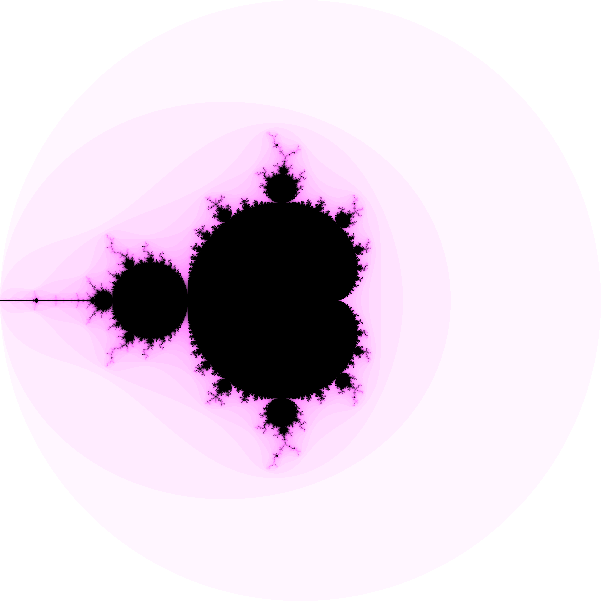
Frame 1 (no input)
Frame 60 (the mouse pressed at the canvas centre just before this capture): identical to frame 1, image omitted
Frame 120 (the mouse held since frame 60 and released just before this capture): identical to frame 1, image omitted

The Processing sketch that drew this single still picture (run headless with seeded random() and noise(); from frame 60 on, the mouse is pressed at the canvas centre):

// Processing sketch: p002_Niloqui
// ── p002_Niloqui.pde
double cx = 0.0, cy = 0.0; // Coordinate del centro
int zoom = 0;
boolean nuovo_comando=true;
int iterazioni = 256;

/* Legenda dei tasti:
 * 'r' = reset
 * '+' = incrementa numero iterazioni
 * 'i' = decrementa numero iterazioni
 * freccia su = zoom in avanti
 * freccia giù = zoom indietro
 * click sinistro = centra il grafico nel punto indicato
 */

void setup(){
  size(601, 601);
  loadPixels();
}

void draw(){
  if(nuovo_comando){
    int i, j;
    
    // 601
    for(i=0; i<601; i++){ //<>//
      for(j=0; j<601; j++){
        pixels[j*601 + i] = calcola_colore(i, j);
      }  
    }
    
    updatePixels();
    nuovo_comando = false;
  }
}

color calcola_colore(int i, int j){
  int k=iterazioni-1; //<>//
  double x, y, tempx, tempy, t, pluto;
  
  tempx = x = -(300-i)*4/(pow(2,zoom) * 601.0) +cx;
  tempy = y = (300-j)*4/(pow(2,zoom) * 601.0) +cy;
  
  for(; k>=0 && modulo_al_quadrato(tempx, tempy)<4.0; k--){
    t = tempx;
    tempx = t*t -tempy*tempy +x;
    tempy = y + 2*t*tempy;
  }
  pluto = pow(k,10)*256/pow(iterazioni-1,10);
   //<>//
  return color((int)(pluto*2), (int)pluto, (int)(pluto*2));
}

double modulo_al_quadrato(double x,double y){ //<>//
  return x*x + y*y;
}

void keyPressed(){
  if((key == 'r' || key == 'R') && (zoom!=0 || cx!=0 || cy!=0 || iterazioni!=256)){ // reset
    zoom = 0;
    iterazioni = 256;
    cx = (cy = 0.0);
    nuovo_comando = true;
    println("Reset eseguito con successo.");
  }
  else if(key == '+' && iterazioni<4000){ // aumenta iterazioni
    iterazioni *= 2;
    println("Iterazioni: " + iterazioni);
    nuovo_comando = true;
  }
  else if(key == '-' && iterazioni>4){ // decrementa iterazioni
    iterazioni /= 2;
    println("Iterazioni: " + iterazioni);
    nuovo_comando = true;
  }
  else if(key == CODED){ // zoom
    switch(keyCode){
      case UP:
        if(zoom < 50){
          nuovo_comando = true;
          zoom++;
          println("Zoom: " + zoom);
        }
        break;
      case DOWN:
        if(zoom > 0){
          nuovo_comando = true;
          zoom--;
          println("Zoom: " + zoom);
        }
        break;
      default:
    }
  }
}

void mousePressed(){
  if(mouseButton == LEFT){ // metti al centro il punto indicato dal mouse
    cx = -(300-mouseX)*4/(pow(2,zoom) * 601.0) +cx;
    cy = (300-mouseY)*4/(pow(2,zoom) * 601.0) +cy;
    nuovo_comando = true;
    println("Nuovo centro: ("+cx+", "+cy+")");
  }
}
